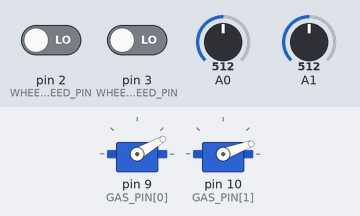
Bench run of a sketch on a simulated Arduino Uno, built with avr-gcc and run on an emulated ATmega328P. Parts: 2 × servo. The test bench sets the inputs (shaded band); at power-on: A0 = 512, A1 = 512, pin 2 (WHEEL_SPEED_PIN) LOW, pin 3 (WHEEL_SPEED_PIN) LOW. Random numbers use the default seed unless the sketch sets one; what the sketch prints to the serial monitor is not drawn.

Above: at 1.2 s.
1.3 s: A0 set to 122
At 1.51 s:
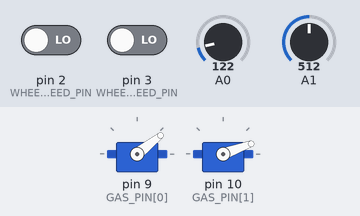
4.3 s: A1 set to 428
5.8 s: A1 set to 402
At 6.7 s:
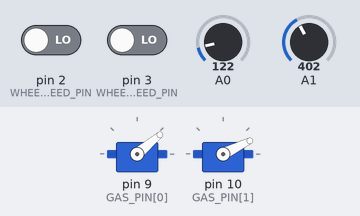
8.8 s: A0 set to 306
Timing chart, 0 to 12.5 s (numbered marks = the images above; inputs shaded):
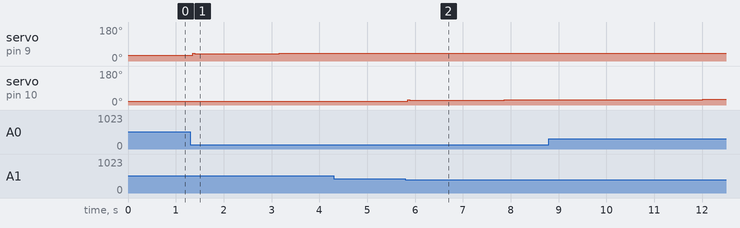

Measured:
- after the input at 1.3 s, servo on pin 9 (GAS_PIN[0]): 30° → 38° after 0.05 s, → 39° 0.27 s later, → 40° 1.5 s later
- after the input at 5.8 s, servo on pin 10 (GAS_PIN[1]): 20° → 26° at once, → 27° 2.0 s later

The sketch:

Davenport.ino
```cpp
#include <Servo.h>

// For if you want to debug
#define DEBUG
#ifdef DEBUG
// Macro debug(block) exectues block
#define debug(block) block
#else
// Macro debug(block) is a no-op
#define debug(block) (void)0;
#endif

#define LEFT  0
#define RIGHT 1

#define REFRESH_RATE  30 // How many times per second should we update the throttle/brakes

// Gamepad constants
const unsigned int GAMEPAD_PIN[2] = { 0, 1 }; // analog pins for the gamepad
static unsigned long JOYSTICK_ZERO[2];
#define JOYSTICK_MAX 0
#define JOYSTICK_THRESHOLD 5
const float MAX_SPEED = 2.2352; // m/s = 5 mph
const long GAMEPAD_NORMAL_MAX = 1000;
const unsigned int SAME_SAME_THRESHOLD = GAMEPAD_NORMAL_MAX / 10;

// Servo constants. When measured, the left throttle was able to move a lot less than the
// right. We are still debugging this. For now, we are setting the range or motion to be
// same number of degrees. In reality the min/max for left was 78/88 and for right 70/90.
// So we will use 78/88 for left and a range or 10 degrees starting at 90 for for right.
// We use 90 because that's rest state whereas 70 tugs to full throttle.
const unsigned long THROTTLE_MIN[2] = { 30, 20 };
const unsigned long THROTTLE_MAX[2] = { 40, 30 };
#define SERVO_MIN THROTTLE_MIN
#define SERVO_MAX THROTTLE_MAX
const unsigned int GAS_PIN[2] = { 9, 10 };
const unsigned long GAS_ENGAGE = 6 * (GAMEPAD_NORMAL_MAX / 10);

// Wheel speed sensor constants
const int WHEEL_SPEED_PIN[2] = { 2, 3 };
const float WHEEL_DIAMETER = 0.1524; // meters
const float WHEEL_CIRCUMFERENCE = PI * WHEEL_DIAMETER;
const int CLICKS_PER_REVOLUTION = 40;
const float METERS_PER_CLICK = WHEEL_CIRCUMFERENCE / CLICKS_PER_REVOLUTION;
const float ALPHA = 0.1;

// PID control
struct PID {
  float p;
  float i;
  float d;
};
const PID K = { 1, 0.1, 0.01 };

// Servos
Servo gas_pedal[2];

void setup() {
  // put your setup code here, to run once:
  Serial.begin(115200);

  initializeGamePad();
  initializeWheelSpeedSensors();
  initializeThrottle();
}

void initializeGamePad() {
  // Initialize the 0-point for the joystick, this means don't press it at start up, dummy
  for (int side = LEFT; side <= RIGHT; side++) {
    JOYSTICK_ZERO[side] = getGamepadPosition(side);
    long speed = JOYSTICK_ZERO[side] - JOYSTICK_MAX;
  }
}

void initializeWheelSpeedSensors() {
  attachInterrupt(digitalPinToInterrupt(WHEEL_SPEED_PIN[LEFT]), clickLeft, CHANGE);
  attachInterrupt(digitalPinToInterrupt(WHEEL_SPEED_PIN[RIGHT]), clickRight, CHANGE);
}

void initializeThrottle() {
  // Start the servo shield
  for (int i = LEFT; i <= RIGHT; i++) {
    gas_pedal[i].attach(GAS_PIN[i]);
    setThrottlePID(i, 0);
  }
}

void logSerial(String log_line) {
  Serial.print(millis());
  Serial.print(" ");
  Serial.println(log_line);
}

long getGamepadPosition(int side) {
  long gamepad_position = analogRead(GAMEPAD_PIN[side]);
  String log_line = "";
  log_line.concat("GP ");
  log_line.concat((side == LEFT) ? "L " : "R ");
  log_line.concat(gamepad_position);
  logSerial(log_line);
  return gamepad_position;
}

void loop() {
  maybeLogConstants();
  float throttle[2];
  getThrottlePID(throttle);
  for (int side = LEFT; side <= RIGHT; side++) {
    setThrottlePID(side, throttle[side]);
  }

  // Wait for the next throttle update
  delay(1000 / REFRESH_RATE);
}

void maybeLogConstants() {
  if (random(100) < 10) {
    String log_line = "";
    log_line.concat("C ");
    log_line.concat(" "); log_line.concat(SAME_SAME_THRESHOLD);
    log_line.concat(" "); log_line.concat(ALPHA);
    log_line.concat(" "); log_line.concat(K.p);
    log_line.concat(" "); log_line.concat(K.i);
    log_line.concat(" "); log_line.concat(K.d);
    logSerial(log_line);
  }
}

// Set the throttle according to the PID signal
// The PID signal should be in range 0-MAX_SPEED
// And we want to map that to servo positions
void setThrottlePID (int side, float throttle) {
  if (throttle < 0) {
    throttle = 0;
  }
  long position = constrain(
    map(1000 * throttle, 0, 1000 * MAX_SPEED, THROTTLE_MIN[side], THROTTLE_MAX[side]),
    THROTTLE_MIN[side],
    THROTTLE_MAX[side]
  );
  gas_pedal[side].write(position);
  String log_line = "";
  log_line.concat("ST ");
  log_line.concat((side == LEFT) ? "L " : "R ");
  log_line.concat(position);
  logSerial(log_line);
}

// Mapping the individual controllers with their own resting state values to
// a normalized value between 0 and 1000. Notice that the joysticks are physically
// upside down so we are mapping the max to zero and the min to GAMEPAD_NORMAL_MAX
// so that GAMEPAD_NORMAL_MAX is always full throttle and 0 is brake.
long getGamepadNormal (int side) {
  long gamepad_position = getGamepadPosition(side);
  long gamepad_position_normal = map(gamepad_position, 0, 2 * JOYSTICK_ZERO[side], GAMEPAD_NORMAL_MAX, 0);
  String log_line = "";
  log_line.concat("GPN ");
  log_line.concat((side == LEFT) ? "L " : "R ");
  log_line.concat(gamepad_position_normal);
  logSerial(log_line);
  return gamepad_position_normal;
}

// Use PID control to determine the throttle signal
void getThrottlePID (float *throttle) {
  static float previous_error[2] = { 0, 0 };
  static float integral[2] = { 0, 0 };

  // Determine the game pad positions
  long gamepad_position[2];
  for (int side = LEFT; side <= RIGHT; side++) {
    gamepad_position[side] = getGamepadNormal(side);
    if (gamepad_position[side] <= GAS_ENGAGE) {
      gamepad_position[side] = 0;
    }
  }

  // If the game pad positions are close, make them the same
  long diff = gamepad_position[LEFT] - gamepad_position[RIGHT];
  if (abs(diff) <= SAME_SAME_THRESHOLD) {
    if (diff > 0) {
      gamepad_position[RIGHT] = gamepad_position[LEFT];
    }
    else {
      gamepad_position[LEFT] = gamepad_position[RIGHT];
    }
  }

  for (int side = LEFT; side <= RIGHT; side++) {
    // The set point is our desired speed
    float set_point;
    if (gamepad_position[side] >= GAS_ENGAGE) {
      set_point = MAX_SPEED * (float)gamepad_position[side] / (float)GAMEPAD_NORMAL_MAX;
    }
    else {
      set_point = 0;
    }

    // The error is our desired speed minus our actual speed
    float error = set_point - getActualSpeed(side);
    String log_line = "";
    log_line.concat("E ");
    log_line.concat((side == LEFT) ? "L " : "R ");
    log_line.concat(error);
    logSerial(log_line);

    // The integral is error * dt = error / refresh_rate
    integral[side] += error / (float)REFRESH_RATE;

    // The derivative is (error - previous_error) / dt = (error - previous_error) * refresh_rate
    float derivative = (error - previous_error[side]) * (float)REFRESH_RATE;

    // And PID is pretty straightforward
    throttle[side] = K.p * error + K.i * integral[side] + K.d * derivative;

    log_line = "";
    log_line.concat("GT ");
    log_line.concat((side == LEFT) ? "L " : "R ");
    log_line.concat(throttle[side]);
    logSerial(log_line);

    // Save the current error for next iteration
    previous_error[side] = error;
  }

  return;
}

// Keep track of the number of clicks on the wheel
volatile unsigned long n_clicks[2] = { 0, 0 };
void clickLeft() {
  n_clicks[LEFT]++;
}
void clickRight() {
  n_clicks[RIGHT]++;
}

// Compute the current speed using an exponentially decaying weighted average
float getActualSpeed (int side) {
  static float floating_average[2] = { 0, 0 };
  static boolean initialized[2] = { false, false };
  unsigned long previous_n_clicks = n_clicks[side];
  n_clicks[side] = 0;
  float current_speed = previous_n_clicks * METERS_PER_CLICK * REFRESH_RATE;
  if (initialized[side]) {
    floating_average[side] = ALPHA * current_speed + (1 - ALPHA) * floating_average[side];
  }
  else {
    floating_average[side] = current_speed;
    initialized[side] = true;
  }

  String log_line = "";
  log_line.concat("V ");
  log_line.concat((side == LEFT) ? "L " : "R ");
  log_line.concat(previous_n_clicks);
  log_line.concat(" ");
  log_line.concat(current_speed);
  log_line.concat(" ");
  log_line.concat(floating_average[side]);
  logSerial(log_line);
}
```
